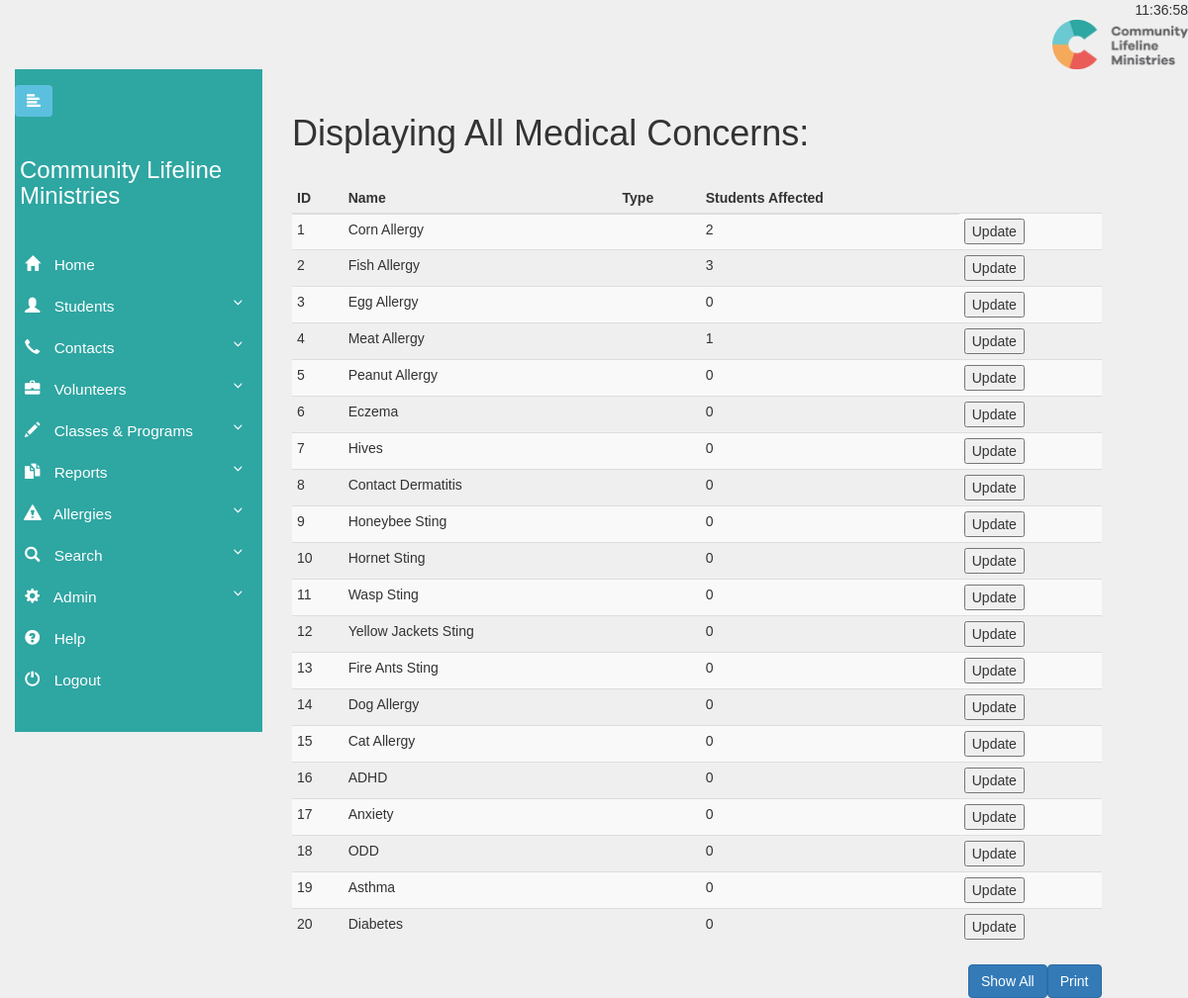
Screenshot of /php-files/show/ShowMedicalConcerns.php (signed in) with the database file from the repository.
### tables this page shows
CREATE TABLE Medical_Concerns (
  Created_Timestamp      TIMESTAMP DEFAULT now(),
  Last_Updated_Timestamp TIMESTAMP DEFAULT CURRENT_TIMESTAMP,
  Author_Username        VARCHAR(30),
  Id                     INT(10)   AUTO_INCREMENT PRIMARY KEY,
  Name                   VARCHAR(60),
  Note                   VARCHAR(500)
);

### php-files/show/ShowMedicalConcerns.php (the view, shortened to what this page needs)
<?php
include("../scripts/header.php");
include("../../db/config.php");
$query = "SELECT * FROM Medical_Concerns;";
$result = mysqli_query($db, $query);
?>
<h1>Displaying All Medical Concerns:</h1>
<br/>
<div id="print_div" class="table-wrapper">
    <table id="allergy-table" class="table table-condensed table-striped">
        <thead>
        <tr>
            <th>ID</th>
            <th>Name</th>
            <th>Type</th>
            <th>Students Affected</th>
        </tr>
        </thead>
        <tbody>
        <?php
        while ($row = mysqli_fetch_array($result, MYSQLI_ASSOC)) {
            $search = $row['Id'];
            $studentToAllergyQuery = ("SELECT COUNT(Medical_Concern_Id) from Student_To_Medical_Concerns Where Medical_Concern_Id = $search;");
            $rs = mysqli_query($db, $studentToAllergyQuery);
            $result2 = mysqli_fetch_array($rs);
            echo "<tr><td>";
            echo $row['Id'];
            echo "</td><td>";
            echo $row['Name'];
            echo "</td><td>";
            echo "</td><td>";
            echo "$result2[0]";
            echo "</td><td>";
            echo "<button class='table-update-button' type='button' value='$search' >Update</button>";
        }
        ?>
        </tbody>
    </table>
</div>
<input type="button" class="btn btn-primary pull-right" onclick="printReport('print_div')" value="Print"/>
<input type="button" id="show-all-button" class="btn btn-primary pull-right" value="Show All"/>
<?php
include("../scripts/footer.php");
?>

### php-files/scripts/header.php (shortened to what this page needs)
<!DOCTYPE html>
<html>
<head>
    <link rel="stylesheet" href="../../css/input-stylings.css"/>
    <link rel="stylesheet" href="../../node_modules/bootstrap/dist/css/bootstrap.min.css" />
    <link rel="stylesheet" href="https://maxcdn.bootstrapcdn.com/bootstrap/3.3.7/css/bootstrap.min.css">
    <link rel="stylesheet" type="text/css" href="../../css/clm.css" />
</head>
<body>
<div class="container-fluid" id="wrapper">
    <nav class="navbar-fixed-top">
        <div id="time" class="clock">
        </div>
        <div class="top-nav-pic">
            <a href="../index-login/menu.php"> <img src="../../images/new-logo.png" height="50px" alt="" style="float:right"></a>
        </div>
    </nav>
    <nav id="sidebar">
        <div class="navbar-btn sidebar">
            <button type="button" id="sidebarCollapse" class="btn btn-info navbar-btn">
                <i class="glyphicon glyphicon-align-left"></i>
            </button>
        </div>
        <div class="sidebar-header">
            <h3>Community Lifeline Ministries</h3>
        </div>
        <ul class="list-unstyled components">
            <li class="active">
                <a href="../index-login/menu.php">
                    <i class="glyphicon glyphicon-home"></i>
                    Home
                </a>
            </li>
            <li>
                <a href="#studentSubmenu" data-toggle="collapse" aria-expanded="false">
                    <i class="glyphicon glyphicon-user"></i>
                    Students
                </a>
            </li>
            <li>
                <a href="#contactSubmenu" data-toggle="collapse" aria-expanded="false">
                    <i class="glyphicon glyphicon-earphone"></i>
                    Contacts
                </a>
            </li>
            <li>
                <a href="#volunteerSubmenu" data-toggle="collapse" aria-expanded="false">
                    <i class="glyphicon glyphicon-briefcase"></i>
                    Volunteers
                </a>
            </li>
            <li>
                <a href="#classSubmenu" data-toggle="collapse" aria-expanded="false">
                    <i class="glyphicon glyphicon-pencil"></i>
                    Classes & Programs
                </a>
            </li>
            <li>
                <a href="#reportsSubmenu" data-toggle="collapse" aria-expanded="false">
                    <i class="glyphicon glyphicon-duplicate"></i>
                    Reports
                </a>
            </li>
            <li>
                <a href="#allergySubmenu" data-toggle="collapse" aria-expanded="false">
                    <i class="glyphicon glyphicon-alert"></i>
                    Allergies
                </a>
            </li>
            <li>
                <a href="#searchSubmenu" data-toggle="collapse" aria-expanded="false">
                    <i class="glyphicon glyphicon-search"></i>
                    Search
                </a>
            </li>
            <li>
                <a href="#adminSubmenu" data-toggle="collapse" aria-expanded="false">
                    <i class="glyphicon glyphicon-cog"></i>
                    Admin
                </a>
            </li>
            <li>
                <a href="../index-login/UserDocumentation.php">
                    <i class="glyphicon glyphicon-question-sign"></i>
                    Help
                </a>
            </li>
            <li>
                <a href="../index-login/logout.php">
                    <i class="glyphicon glyphicon-off"></i>
                    Logout
                </a>
            </li>
        </ul>
    </nav>
    <div class="col-lg-9" id="content">
        <div class="container-fluid">

### php-files/scripts/footer.php (shortened to what this page needs)
</div>
</div>
</div>
</body>
</html>

### css/clm.css (style rules this page uses)
body { font-family: 'Verdana', sans-serif; background: #efefef; padding-top: 70px; }
a, a:hover, a:focus { color: inherit; text-decoration: none; transition: all 0.3s; }
.navbar-btn { box-shadow: none; outline: none !important; border: none; text-align: left; }
i, span { display: inline-block; }
#sidebar { min-width: 250px; max-width: 250px; background: #2EA6A2; color: #fff; transition: all 0.3s; position: fixed; }
#sidebar ul li a { text-align: left; }
#sidebar .sidebar-header { padding: 5px; background: #2EA6A2; }
#sidebar ul.components { padding: 20px 0; border-bottom: 1px solid #2EA6A2; }
#sidebar ul li a { padding: 10px; font-size: 1.1em; display: block; }
#sidebar ul li a i { margin-right: 10px; }
#sidebar ul li.active > a, a[aria-expanded="true"] { color: #fff; background: #2EA6A2; }
a[data-toggle="collapse"] { position: relative; }
a[aria-expanded="false"]::before, a[aria-expanded="true"]::before { content: '\e259'; display: block; position: absolute; right: 20px; font-family: 'Glyphicons Halflings'; font-size: 0.6em; }
.clock { text-align: right; }
#content { padding-top: 25px; min-height: 100vh; transition: all 0.3s; margin-left: 250px; }

### rows the page displays
medical_concerns: Id "1", Name "Corn Allergy", result2 "2"
medical_concerns: Id "2", Name "Fish Allergy", result2 "3"
medical_concerns: Id "3", Name "Egg Allergy", result2 "0"
medical_concerns: Id "4", Name "Meat Allergy", result2 "1"
medical_concerns: Id "5", Name "Peanut Allergy", result2 "0"
medical_concerns: Id "6", Name "Eczema", result2 "0"
medical_concerns: Id "7", Name "Hives", result2 "0"
medical_concerns: Id "8", Name "Contact Dermatitis", result2 "0"
medical_concerns: Id "9", Name "Honeybee Sting", result2 "0"
medical_concerns: Id "10", Name "Hornet Sting", result2 "0"
medical_concerns: Id "11", Name "Wasp Sting", result2 "0"
medical_concerns: Id "12", Name "Yellow Jackets Sting", result2 "0"
medical_concerns: Id "13", Name "Fire Ants Sting", result2 "0"
medical_concerns: Id "14", Name "Dog Allergy", result2 "0"
medical_concerns: Id "15", Name "Cat Allergy", result2 "0"
medical_concerns: Id "16", Name "ADHD", result2 "0"
medical_concerns: Id "17", Name "Anxiety", result2 "0"
medical_concerns: Id "18", Name "ODD", result2 "0"
medical_concerns: Id "19", Name "Asthma", result2 "0"
medical_concerns: Id "20", Name "Diabetes", result2 "0"
